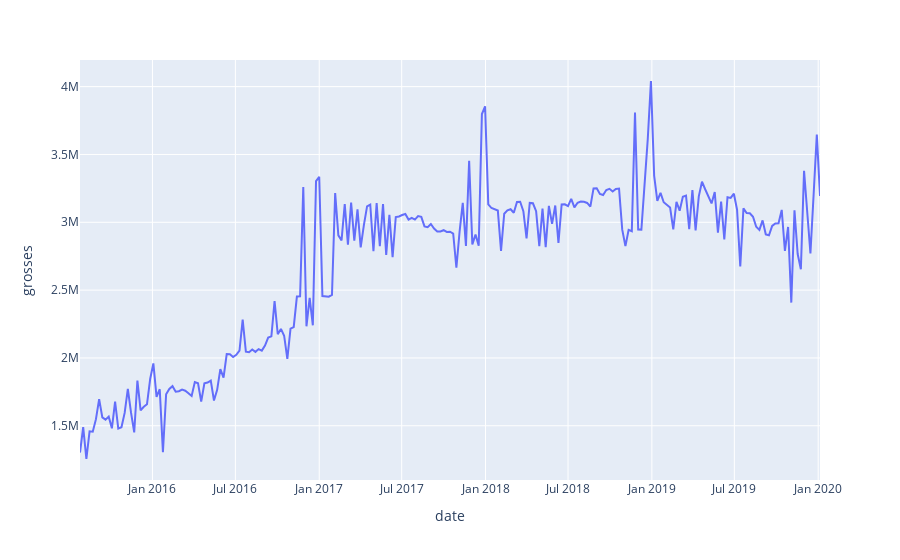

Write notebook code for a chart like this one.
### Code cell
px.line(df_hamilton, x=df_hamilton.index, y='grosses')

### Figure 1 — Plotly figure (JSON) as saved in the notebook; plotly's stock layout.template omitted (floating-point values rounded to 4 significant figures; data arrays with more than 128 entries replaced by an {"elided": "..."} marker saying what was removed)
{"data": [{"hovertemplate": "date=%{x}<br>grosses=%{y}<extra></extra>", "legendgroup": "", "line": {"color": "#636efa", "dash": "solid"}, "mode": "lines", "name": "", "orientation": "v", "showlegend": false, "type": "scatter", "x": {"elided": "233 str values"}, "xaxis": "x", "y": {"elided": "233 int values"}, "yaxis": "y"}], "layout": {"legend": {"tracegroupgap": 0}, "margin": {"t": 60}, "xaxis": {"anchor": "y", "domain": [0, 1], "title": {"text": "date"}}, "yaxis": {"anchor": "x", "domain": [0, 1], "title": {"text": "grosses"}}}}
